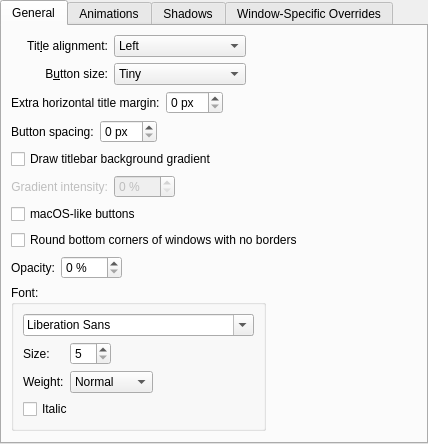
<?xml version="1.0" encoding="UTF-8"?>
<ui version="4.0">
 <class>BreezeConfigurationUI</class>
 <widget class="QWidget" name="BreezeConfigurationUI">
  <property name="geometry">
   <rect>
    <x>0</x>
    <y>0</y>
    <width>428</width>
    <height>418</height>
   </rect>
  </property>
  <layout class="QVBoxLayout" name="verticalLayout">
   <property name="margin">
    <number>0</number>
   </property>
   <item>
    <widget class="QTabWidget" name="tabWidget">
     <property name="currentIndex">
      <number>0</number>
     </property>
     <widget class="QWidget" name="tab">
      <attribute name="title">
       <string>General</string>
      </attribute>
      <layout class="QGridLayout" name="gridLayout_4">
       <item row="0" column="0">
        <widget class="QLabel" name="label_3">
         <property name="text">
          <string>Tit&amp;le alignment:</string>
         </property>
         <property name="alignment">
          <set>Qt::AlignRight|Qt::AlignTrailing|Qt::AlignVCenter</set>
         </property>
         <property name="buddy">
          <cstring>titleAlignment</cstring>
         </property>
        </widget>
       </item>
       <item row="0" column="1">
        <widget class="QComboBox" name="titleAlignment">
         <item>
          <property name="text">
           <string>Left</string>
          </property>
         </item>
         <item>
          <property name="text">
           <string>Center</string>
          </property>
         </item>
         <item>
          <property name="text">
           <string>Center (Full Width)</string>
          </property>
         </item>
         <item>
          <property name="text">
           <string>Right</string>
          </property>
         </item>
        </widget>
       </item>
       <item row="0" column="2">
        <spacer name="horizontalSpacer">
         <property name="orientation">
          <enum>Qt::Horizontal</enum>
         </property>
         <property name="sizeHint" stdset="0">
          <size>
           <width>40</width>
           <height>20</height>
          </size>
         </property>
        </spacer>
       </item>
       <item row="1" column="0">
        <widget class="QLabel" name="label_4">
         <property name="text">
          <string>B&amp;utton size:</string>
         </property>
         <property name="alignment">
          <set>Qt::AlignRight|Qt::AlignTrailing|Qt::AlignVCenter</set>
         </property>
         <property name="buddy">
          <cstring>buttonSize</cstring>
         </property>
        </widget>
       </item>
       <item row="1" column="1">
        <widget class="QComboBox" name="buttonSize">
         <item>
          <property name="text">
           <string>Tiny</string>
          </property>
         </item>
         <item>
          <property name="text">
           <string comment="@item:inlistbox Button size:">Small</string>
          </property>
         </item>
         <item>
          <property name="text">
           <string comment="@item:inlistbox Button size:">Medium</string>
          </property>
         </item>
         <item>
          <property name="text">
           <string comment="@item:inlistbox Button size:">Large</string>
          </property>
         </item>
         <item>
          <property name="text">
           <string comment="@item:inlistbox Button size:">Very Large</string>
          </property>
         </item>
        </widget>
       </item>
       <item row="2" column="0" colspan="3">
        <layout class="QHBoxLayout" name="horizontalLayout">
         <item>
          <widget class="QLabel" name="titleMarginLabel">
           <property name="text">
            <string>Extra horizontal title margin:</string>
           </property>
          </widget>
         </item>
         <item>
          <widget class="QSpinBox" name="titleMarginSpinBox">
           <property name="suffix">
            <string> px</string>
           </property>
          </widget>
         </item>
         <item>
          <spacer name="horizontalSpacer_8">
           <property name="orientation">
            <enum>Qt::Horizontal</enum>
           </property>
           <property name="sizeHint" stdset="0">
            <size>
             <width>40</width>
             <height>20</height>
            </size>
           </property>
          </spacer>
         </item>
        </layout>
       </item>
       <item row="3" column="0" colspan="3">
        <layout class="QHBoxLayout" name="horizontalLayout_2">
         <item>
          <widget class="QLabel" name="btnSpacingLabel">
           <property name="text">
            <string>Button spacing:</string>
           </property>
          </widget>
         </item>
         <item>
          <widget class="QSpinBox" name="btnSpacingSpinBox">
           <property name="suffix">
            <string> px</string>
           </property>
           <property name="prefix">
            <string/>
           </property>
          </widget>
         </item>
         <item>
          <spacer name="horizontalSpacer_7">
           <property name="orientation">
            <enum>Qt::Horizontal</enum>
           </property>
           <property name="sizeHint" stdset="0">
            <size>
             <width>40</width>
             <height>20</height>
            </size>
           </property>
          </spacer>
         </item>
        </layout>
       </item>
       <item row="4" column="0" colspan="3">
        <widget class="QCheckBox" name="drawBackgroundGradient">
         <property name="text">
          <string>Draw titlebar background gradient</string>
         </property>
        </widget>
       </item>
       <item row="5" column="0">
        <widget class="QLabel" name="label_7">
         <property name="enabled">
          <bool>false</bool>
         </property>
         <property name="text">
          <string>Gradient intensity:</string>
         </property>
         <property name="alignment">
          <set>Qt::AlignRight|Qt::AlignTrailing|Qt::AlignVCenter</set>
         </property>
        </widget>
       </item>
       <item row="5" column="1" alignment="Qt::AlignLeft">
        <widget class="QSpinBox" name="gradientSpinBox">
         <property name="enabled">
          <bool>false</bool>
         </property>
         <property name="suffix">
          <string> %</string>
         </property>
         <property name="maximum">
          <number>100</number>
         </property>
        </widget>
       </item>
       <item row="6" column="0" colspan="3">
        <widget class="QCheckBox" name="macOSButtons">
         <property name="text">
          <string>macOS-like buttons</string>
         </property>
        </widget>
       </item>
       <item row="7" column="0" colspan="3">
        <widget class="QCheckBox" name="roundedCorners">
         <property name="text">
          <string>Round bottom corners of windows with no borders</string>
         </property>
        </widget>
       </item>
       <item row="8" column="0" colspan="3">
        <layout class="QGridLayout" name="gridLayout_2" columnstretch="0,0,0,1">
         <item row="0" column="0">
          <widget class="QLabel" name="label_6">
           <property name="text">
            <string>Opacity:</string>
           </property>
          </widget>
         </item>
         <item row="0" column="1">
          <widget class="QSpinBox" name="opacitySpinBox">
           <property name="suffix">
            <string> %</string>
           </property>
           <property name="maximum">
            <number>100</number>
           </property>
          </widget>
         </item>
         <item row="0" column="2">
          <spacer name="horizontalSpacer_6">
           <property name="orientation">
            <enum>Qt::Horizontal</enum>
           </property>
           <property name="sizeHint" stdset="0">
            <size>
             <width>5</width>
             <height>5</height>
            </size>
           </property>
          </spacer>
         </item>
         <item row="1" column="0" colspan="3">
          <widget class="QGroupBox" name="groupBox">
           <property name="title">
            <string>Font:</string>
           </property>
           <layout class="QGridLayout" name="gridLayout_3">
            <item row="0" column="0" colspan="5">
             <widget class="QFontComboBox" name="fontComboBox"/>
            </item>
            <item row="1" column="1" alignment="Qt::AlignLeft">
             <widget class="QSpinBox" name="fontSizeSpinBox">
              <property name="minimum">
               <number>5</number>
              </property>
              <property name="maximum">
               <number>50</number>
              </property>
             </widget>
            </item>
            <item row="1" column="0">
             <widget class="QLabel" name="label_9">
              <property name="text">
               <string>Size:</string>
              </property>
             </widget>
            </item>
            <item row="1" column="4">
             <spacer name="horizontalSpacer_3">
              <property name="orientation">
               <enum>Qt::Horizontal</enum>
              </property>
              <property name="sizeHint" stdset="0">
               <size>
                <width>5</width>
                <height>5</height>
               </size>
              </property>
             </spacer>
            </item>
            <item row="2" column="0">
             <widget class="QLabel" name="label_8">
              <property name="text">
               <string>Weight:</string>
              </property>
             </widget>
            </item>
            <item row="2" column="1">
             <widget class="QComboBox" name="weightComboBox">
              <property name="currentIndex">
               <number>0</number>
              </property>
              <item>
               <property name="text">
                <string>Normal</string>
               </property>
              </item>
              <item>
               <property name="text">
                <string>Medium</string>
               </property>
              </item>
              <item>
               <property name="text">
                <string>DemiBold</string>
               </property>
              </item>
              <item>
               <property name="text">
                <string>Bold</string>
               </property>
              </item>
              <item>
               <property name="text">
                <string>ExtraBold</string>
               </property>
              </item>
              <item>
               <property name="text">
                <string>Black</string>
               </property>
              </item>
             </widget>
            </item>
            <item row="3" column="0" colspan="2">
             <widget class="QCheckBox" name="italicCheckBox">
              <property name="text">
               <string>Italic</string>
              </property>
             </widget>
            </item>
           </layout>
          </widget>
         </item>
         <item row="1" column="3">
          <spacer name="horizontalSpacer_2">
           <property name="orientation">
            <enum>Qt::Horizontal</enum>
           </property>
           <property name="sizeHint" stdset="0">
            <size>
             <width>5</width>
             <height>5</height>
            </size>
           </property>
          </spacer>
         </item>
        </layout>
       </item>
       <item row="9" column="0" colspan="3">
        <spacer name="verticalSpacer">
         <property name="orientation">
          <enum>Qt::Vertical</enum>
         </property>
         <property name="sizeHint" stdset="0">
          <size>
           <width>20</width>
           <height>40</height>
          </size>
         </property>
        </spacer>
       </item>
      </layout>
     </widget>
     <widget class="QWidget" name="tab_2">
      <attribute name="title">
       <string>Animations</string>
      </attribute>
      <layout class="QGridLayout" name="gridLayout_5">
       <item row="0" column="0" colspan="3">
        <widget class="QCheckBox" name="animationsEnabled">
         <property name="text">
          <string>Enable animations</string>
         </property>
        </widget>
       </item>
       <item row="1" column="0">
        <widget class="QLabel" name="animationsDurationLabel">
         <property name="enabled">
          <bool>false</bool>
         </property>
         <property name="text">
          <string>Anima&amp;tions duration:</string>
         </property>
         <property name="alignment">
          <set>Qt::AlignRight|Qt::AlignTrailing|Qt::AlignVCenter</set>
         </property>
         <property name="buddy">
          <cstring>animationsDuration</cstring>
         </property>
        </widget>
       </item>
       <item row="1" column="1">
        <widget class="QSpinBox" name="animationsDuration">
         <property name="enabled">
          <bool>false</bool>
         </property>
         <property name="suffix">
          <string> ms</string>
         </property>
         <property name="maximum">
          <number>500</number>
         </property>
        </widget>
       </item>
       <item row="1" column="2">
        <spacer name="horizontalSpacer_4">
         <property name="orientation">
          <enum>Qt::Horizontal</enum>
         </property>
         <property name="sizeHint" stdset="0">
          <size>
           <width>40</width>
           <height>20</height>
          </size>
         </property>
        </spacer>
       </item>
       <item row="2" column="0" colspan="3">
        <spacer name="verticalSpacer_2">
         <property name="orientation">
          <enum>Qt::Vertical</enum>
         </property>
         <property name="sizeHint" stdset="0">
          <size>
           <width>20</width>
           <height>40</height>
          </size>
         </property>
        </spacer>
       </item>
      </layout>
     </widget>
     <widget class="QWidget" name="tab_4">
      <attribute name="title">
       <string>Shadows</string>
      </attribute>
      <layout class="QGridLayout" name="gridLayout">
       <item row="0" column="0">
        <widget class="QLabel" name="label">
         <property name="text">
          <string>Si&amp;ze:</string>
         </property>
         <property name="alignment">
          <set>Qt::AlignRight|Qt::AlignTrailing|Qt::AlignVCenter</set>
         </property>
         <property name="buddy">
          <cstring>shadowSize</cstring>
         </property>
        </widget>
       </item>
       <item row="0" column="1">
        <widget class="QComboBox" name="shadowSize">
         <item>
          <property name="text">
           <string comment="@item:inlistbox Button size:">None</string>
          </property>
         </item>
         <item>
          <property name="text">
           <string comment="@item:inlistbox Button size:">Small</string>
          </property>
         </item>
         <item>
          <property name="text">
           <string comment="@item:inlistbox Button size:">Medium</string>
          </property>
         </item>
         <item>
          <property name="text">
           <string comment="@item:inlistbox Button size:">Large</string>
          </property>
         </item>
         <item>
          <property name="text">
           <string comment="@item:inlistbox Button size:">Very Large</string>
          </property>
         </item>
        </widget>
       </item>
       <item row="1" column="0">
        <widget class="QLabel" name="label_2">
         <property name="text">
          <string comment="strength of the shadow (from transparent to opaque)">S&amp;trength:</string>
         </property>
         <property name="alignment">
          <set>Qt::AlignRight|Qt::AlignTrailing|Qt::AlignVCenter</set>
         </property>
         <property name="buddy">
          <cstring>shadowStrength</cstring>
         </property>
        </widget>
       </item>
       <item row="1" column="1">
        <widget class="QSpinBox" name="shadowStrength">
         <property name="suffix">
          <string>%</string>
         </property>
         <property name="minimum">
          <number>10</number>
         </property>
         <property name="maximum">
          <number>100</number>
         </property>
        </widget>
       </item>
       <item row="1" column="2">
        <spacer name="horizontalSpacer_5">
         <property name="orientation">
          <enum>Qt::Horizontal</enum>
         </property>
         <property name="sizeHint" stdset="0">
          <size>
           <width>40</width>
           <height>20</height>
          </size>
         </property>
        </spacer>
       </item>
       <item row="2" column="0">
        <widget class="QLabel" name="label_5">
         <property name="text">
          <string>Color:</string>
         </property>
         <property name="alignment">
          <set>Qt::AlignRight|Qt::AlignTrailing|Qt::AlignVCenter</set>
         </property>
        </widget>
       </item>
       <item row="2" column="1">
        <widget class="KColorButton" name="shadowColor"/>
       </item>
       <item row="3" column="0" colspan="3">
        <spacer name="verticalSpacer_3">
         <property name="orientation">
          <enum>Qt::Vertical</enum>
         </property>
         <property name="sizeHint" stdset="0">
          <size>
           <width>20</width>
           <height>40</height>
          </size>
         </property>
        </spacer>
       </item>
      </layout>
     </widget>
     <widget class="QWidget" name="tab_3">
      <attribute name="title">
       <string>Window-Specific Overrides</string>
      </attribute>
      <layout class="QVBoxLayout" name="verticalLayout_3">
       <item>
        <widget class="Breeze::ExceptionListWidget" name="exceptions" native="true">
         <property name="sizePolicy">
          <sizepolicy hsizetype="Preferred" vsizetype="Expanding">
           <horstretch>0</horstretch>
           <verstretch>0</verstretch>
          </sizepolicy>
         </property>
        </widget>
       </item>
      </layout>
     </widget>
    </widget>
   </item>
  </layout>
 </widget>
 <customwidgets>
  <customwidget>
   <class>KColorButton</class>
   <extends>QPushButton</extends>
   <header>kcolorbutton.h</header>
  </customwidget>
  <customwidget>
   <class>Breeze::ExceptionListWidget</class>
   <extends>QWidget</extends>
   <header>config/breezeexceptionlistwidget.h</header>
   <container>1</container>
  </customwidget>
 </customwidgets>
 <resources/>
 <connections>
  <connection>
   <sender>animationsEnabled</sender>
   <signal>toggled(bool)</signal>
   <receiver>animationsDurationLabel</receiver>
   <slot>setEnabled(bool)</slot>
   <hints>
    <hint type="sourcelabel">
     <x>34</x>
     <y>194</y>
    </hint>
    <hint type="destinationlabel">
     <x>84</x>
     <y>221</y>
    </hint>
   </hints>
  </connection>
  <connection>
   <sender>animationsEnabled</sender>
   <signal>toggled(bool)</signal>
   <receiver>animationsDuration</receiver>
   <slot>setEnabled(bool)</slot>
   <hints>
    <hint type="sourcelabel">
     <x>108</x>
     <y>194</y>
    </hint>
    <hint type="destinationlabel">
     <x>141</x>
     <y>229</y>
    </hint>
   </hints>
  </connection>
  <connection>
   <sender>drawBackgroundGradient</sender>
   <signal>toggled(bool)</signal>
   <receiver>gradientSpinBox</receiver>
   <slot>setEnabled(bool)</slot>
   <hints>
    <hint type="sourcelabel">
     <x>222</x>
     <y>160</y>
    </hint>
    <hint type="destinationlabel">
     <x>166</x>
     <y>188</y>
    </hint>
   </hints>
  </connection>
  <connection>
   <sender>drawBackgroundGradient</sender>
   <signal>toggled(bool)</signal>
   <receiver>label_7</receiver>
   <slot>setEnabled(bool)</slot>
   <hints>
    <hint type="sourcelabel">
     <x>222</x>
     <y>160</y>
    </hint>
    <hint type="destinationlabel">
     <x>64</x>
     <y>57</y>
    </hint>
   </hints>
  </connection>
 </connections>
</ui>
